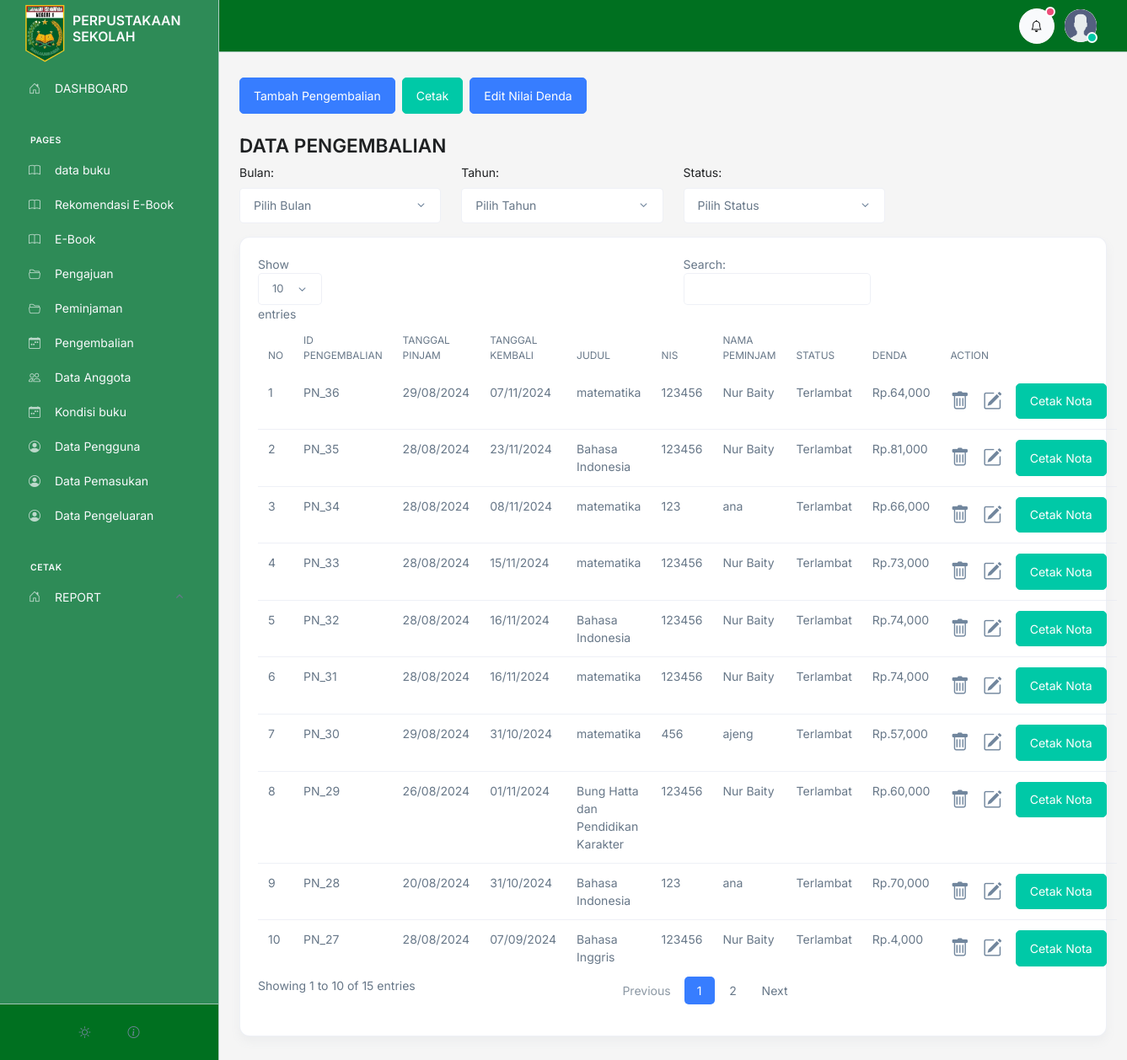
Page /admin/pengembalian/index.php (signed in) on the earlier database version.
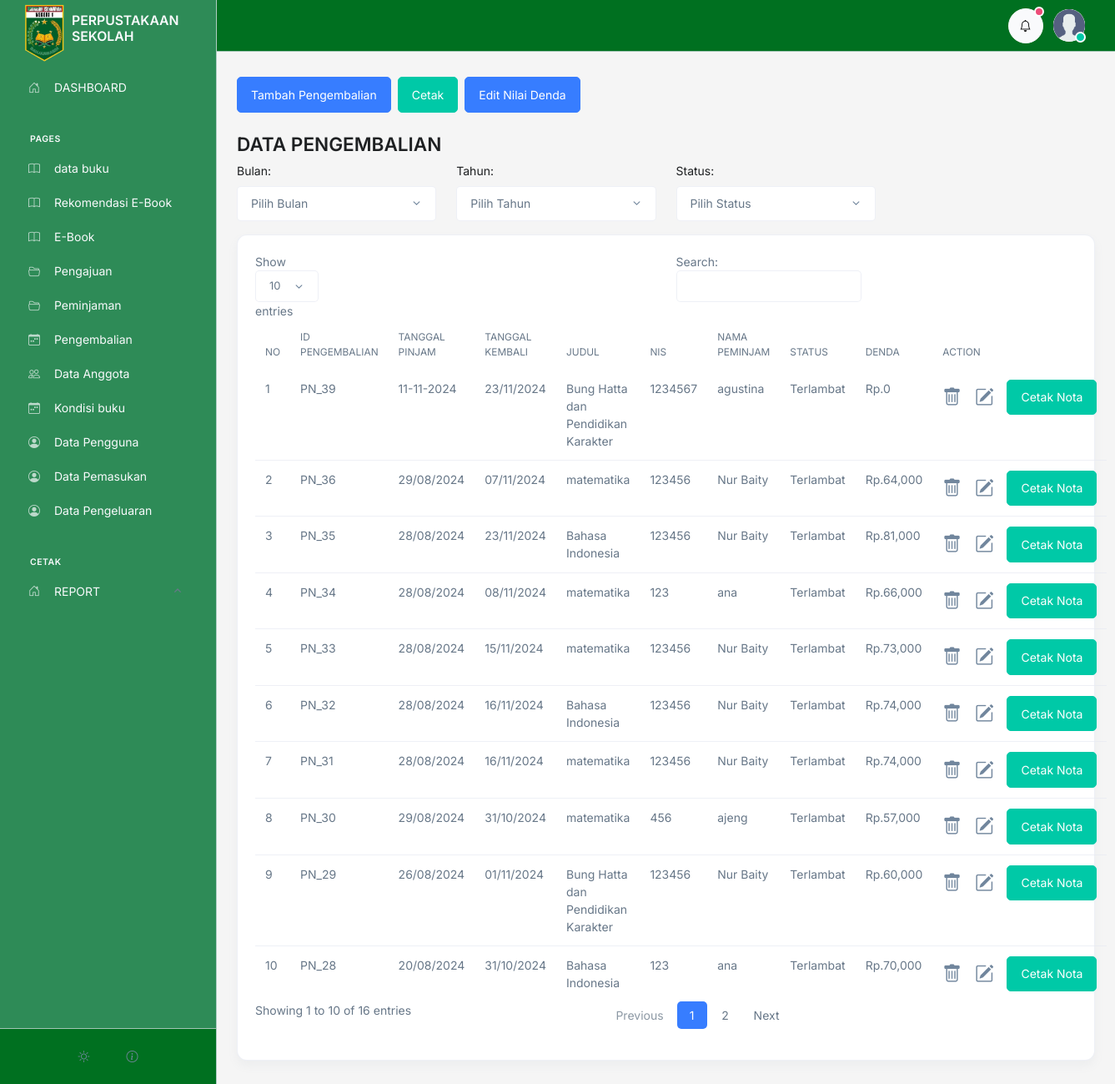
Same page on the later database version.
### tables this page shows
CREATE TABLE `pengembalian` (
  `id` int(11) NOT NULL,
  `id_peminjaman` int(11) NOT NULL,
  `tanggal` varchar(100) NOT NULL,
  `status` varchar(50) NOT NULL,
  `denda` int(11) NOT NULL
);

CREATE TABLE `peminjaman` (
  `id` int(50) NOT NULL,
  `id_anggota` int(50) NOT NULL,
  `id_buku` int(50) NOT NULL,
  `tanggal` varchar(100) NOT NULL,
  `tanggal_kembali` varchar(100) NOT NULL,
  `status` varchar(100) NOT NULL
);

CREATE TABLE `buku` (
  `id` int(11) NOT NULL,
  `id_kategori` int(11) DEFAULT 1,
  `tanggal` varchar(50) NOT NULL,
  `judul` varchar(200) NOT NULL,
  `pengarang` varchar(100) NOT NULL,
  `penerbit` varchar(100) NOT NULL,
  `tahun_terbit` varchar(50) NOT NULL,
  `isbn` varchar(200) NOT NULL,
  `jumlah` int(10) NOT NULL,
  `lokasi` varchar(200) NOT NULL,
  `deskripsi` text NOT NULL,
  `image` text NOT NULL
);

CREATE TABLE `anggota` (
  `id` int(11) NOT NULL,
  `user_id` int(11) DEFAULT NULL,
  `nis` varchar(20) NOT NULL,
  `nama` varchar(100) NOT NULL,
  `email` varchar(100) NOT NULL DEFAULT 'm.nawir177@gmail.com',
  `telpon` varchar(15) NOT NULL DEFAULT '082255445566',
  `tempat_lahir` varchar(100) NOT NULL,
  `tanggal_lahir` varchar(100) NOT NULL,
  `kelamin` varchar(100) NOT NULL,
  `TA` varchar(100) NOT NULL,
  `alamat` text NOT NULL,
  `foto` varchar(100) NOT NULL,
  `verifikasi` tinyint(1) NOT NULL DEFAULT 0
);

### admin/controller.php (called while the page is built, shortened)
<?php
$conn = mysqli_connect('localhost', 'root', '', 'perpustakaan');
function getFilter($table)
{
    global $conn;
    $query = "SELECT * FROM $table";
    $query .= " ORDER BY id DESC";
    $rows = [];
    $result = mysqli_query($conn, $query);
    if ($result) {
        while ($row = mysqli_fetch_assoc($result)) {
            $rows[] = $row;
        }
    } else {
        echo "Error: " . mysqli_error($conn);
    }
    return $rows;
}
function hasOne($id_relation, $table_relation, $field)
{
   $conn = mysqli_connect('localhost', 'root', '', 'perpustakaan');
   $query = "SELECT $field FROM $table_relation WHERE id = $id_relation";
   $result = mysqli_query($conn, $query);
   $row = mysqli_fetch_array($result, MYSQLI_ASSOC);
   if ($row) {
      return $row[$field];
   } else {
      return null;
   }
}

### admin/pengembalian/index.php (the view, shortened to what this page needs)
<?php
include '../controller.php';
include '../template/header.php';
$pengembalian = getFilter("pengembalian");
$no = 1;
?>
<div class="container">
   <div class="d-flex gap-2">
      <a href="tambah.php" class="btn btn-primary my-4">Tambah Pengembalian</a>
      <div>
         <button type="button" class="btn btn-success mt-4" onclick="printData()">Cetak</button>
      </div>
      <a href="setDenda.php" class="btn btn-primary my-4">Edit Nilai Denda</a>
   </div>
   <h1>DATA PENGEMBALIAN</h1>
   <form action="" method="get" class="mb-3" id="filterForm">
      <div class="row">
         <div class="col-md-3">
            <label for="bulan" class="form-label">Bulan:</label>
            <select name="bulan" id="bulan" class="form-select" onchange="submitForm()">
               <option value="">Pilih Bulan</option>
            </select>
         </div>
         <div class="col-md-3">
            <label for="tahun" class="form-label">Tahun:</label>
            <select name="tahun" id="tahun" class="form-select" onchange="submitForm()">
               <option value="">Pilih Tahun</option>
            </select>
         </div>
         <div class="col-md-3">
            <label for="status" class="form-label">Status:</label>
            <select name="status" id="status" class="form-select" onchange="submitForm()">
               <option value="">Pilih Status</option>
            </select>
         </div>
      </div>
   </form>
   <div class="card">
      <div class="card-body">
         <table class="table table-responsive">
            <thead>
               <tr>
                  <th>No</th>
                  <th>ID PENGEMBALIAN</th>
                  <th>Tanggal Pinjam</th>
                  <th>Tanggal Kembali</th>
                  <th>Judul</th>
                  <th>NIS</th>
                  <th>Nama Peminjam</th>
                  <th>Status</th>
                  <th>Denda</th>
                  <th>Action</th>
               </tr>
            </thead>
            <tbody>
               <?php foreach ($pengembalian as $value) : ?>
                  <tr>
                     <td><?= $no++; ?></td>
                     <td>PN_<?=$value['id']; ?></td>
                     <td><?= hasOne($value['id_peminjaman'], "peminjaman", "tanggal"); ?></td>
                     <td><?= $value['tanggal'] ?></td>
                     <td><?= hasOne(hasOne($value['id_peminjaman'], "peminjaman", "id_buku"), 'buku', 'judul'); ?></td>
                     <td><?= hasOne(hasOne($value['id_peminjaman'], "peminjaman", "id_anggota"), 'anggota', 'nis'); ?></td>
                     <td><?= hasOne(hasOne($value['id_peminjaman'], "peminjaman", "id_anggota"), 'anggota', 'nama'); ?></td>
                     <td><?= $value['status'] ?></td>
                     <td>Rp.<?= number_format($value['denda'], 0, 0) ?></td>
                     <td>
                        <div class="d-flex gap-3 align-items-center">
                           <a href="delete.php?id=<?= $value['id'] ?>" onclick="return confirm('Are you sure?')" class="fs-1 text-secondary">
                              <i class="bi bi-trash"></i>
                           </a>
                           <a href="edit.php?id=<?= $value['id'] ?>" class="fs-1 text-secondary">
                              <i class="bi bi-pencil-square"></i>
                           </a>
                           <a href="nota.php?id=<?= $value['id'] ?>" class="btn btn-success">Cetak Nota</a>
                        </div>
                     </td>
                  </tr>
               <?php endforeach; ?>
            </tbody>
         </table>
      </div>
   </div>
</div>
<?php include '../template/footer.php'; ?>

Differences in the rows shown:
no longer on this page (row unchanged): pengembalian: id "27", id_peminjaman.tanggal "28/08/2024", tanggal "07/09/2024", id_peminjaman.judul "Bahasa Inggris", id_peminjaman.nis "123456", id_peminjaman.nama "Nur Baity", status "Terlambat", denda "4,000"
added pengembalian: id "39", id_peminjaman.tanggal "11-11-2024", tanggal "23/11/2024", id_peminjaman.judul "Bung Hatta dan Pendidikan Karakter", id_peminjaman.nis "1234567", id_peminjaman.nama "agustina", status "Terlambat", denda "0"
Other differences:
text written by a page script: "Show entries Search: Showing 1 to 10 of 15 entries Previous 1 2 Next" → "Show entries Search: Showing 1 to 10 of 16 entries Previous 1 2 Next"
